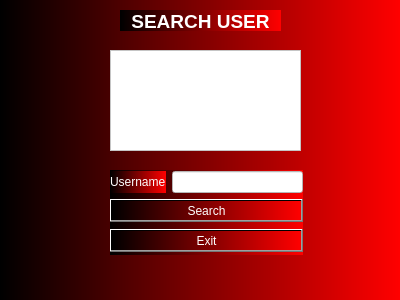
<?xml version="1.0" encoding="UTF-8"?>
<ui version="4.0">
 <class>adminSearchUser</class>
 <widget class="QDialog" name="adminSearchUser">
  <property name="geometry">
   <rect>
    <x>0</x>
    <y>0</y>
    <width>400</width>
    <height>300</height>
   </rect>
  </property>
  <property name="windowTitle">
   <string>Dialog</string>
  </property>
  <property name="styleSheet">
   <string notr="true">font: 8pt &quot;MS Reference Sans Serif&quot;;
background-color: qlineargradient(spread:pad, x1:0, y1:0, x2:1, y2:0, stop:0 rgba(0, 0, 0), stop:1 rgba(255, 0, 0));
color: rgb(255, 255, 255);</string>
  </property>
  <widget class="QTextBrowser" name="textBrowser_Show">
   <property name="geometry">
    <rect>
     <x>110</x>
     <y>50</y>
     <width>191</width>
     <height>101</height>
    </rect>
   </property>
   <property name="styleSheet">
    <string notr="true">color: rgb(0, 0, 0);
background-color: rgb(255, 255, 255);</string>
   </property>
   <property name="html">
    <string>&lt;!DOCTYPE HTML PUBLIC &quot;-//W3C//DTD HTML 4.0//EN&quot; &quot;http://www.w3.org/TR/REC-html40/strict.dtd&quot;&gt;
&lt;html&gt;&lt;head&gt;&lt;meta name=&quot;qrichtext&quot; content=&quot;1&quot; /&gt;&lt;style type=&quot;text/css&quot;&gt;
p, li { white-space: pre-wrap; }
&lt;/style&gt;&lt;/head&gt;&lt;body style=&quot; font-family:'MS Reference Sans Serif'; font-size:8pt; font-weight:400; font-style:normal;&quot;&gt;
&lt;p style=&quot;-qt-paragraph-type:empty; margin-top:0px; margin-bottom:0px; margin-left:0px; margin-right:0px; -qt-block-indent:0; text-indent:0px; font-family:'MS Shell Dlg 2'; font-size:8.25pt;&quot;&gt;&lt;br /&gt;&lt;/p&gt;&lt;/body&gt;&lt;/html&gt;</string>
   </property>
  </widget>
  <widget class="QWidget" name="layoutWidget">
   <property name="geometry">
    <rect>
     <x>110</x>
     <y>170</y>
     <width>193</width>
     <height>85</height>
    </rect>
   </property>
   <layout class="QVBoxLayout" name="verticalLayout_2">
    <item>
     <layout class="QVBoxLayout" name="verticalLayout">
      <item>
       <layout class="QHBoxLayout" name="horizontalLayout">
        <item>
         <widget class="QLabel" name="label">
          <property name="text">
           <string>Username</string>
          </property>
         </widget>
        </item>
        <item>
         <widget class="QLineEdit" name="lineEdit_Username">
          <property name="styleSheet">
           <string notr="true">background-color: rgb(255, 255, 255);
color: rgb(0, 0, 0);</string>
          </property>
         </widget>
        </item>
       </layout>
      </item>
      <item>
       <widget class="QPushButton" name="pushButton_Search">
        <property name="text">
         <string>Search</string>
        </property>
       </widget>
      </item>
     </layout>
    </item>
    <item>
     <widget class="QPushButton" name="pushButton_Exit2">
      <property name="text">
       <string>Exit</string>
      </property>
     </widget>
    </item>
   </layout>
  </widget>
  <widget class="QLabel" name="label_2">
   <property name="geometry">
    <rect>
     <x>120</x>
     <y>10</y>
     <width>161</width>
     <height>21</height>
    </rect>
   </property>
   <property name="text">
    <string>&lt;html&gt;&lt;head/&gt;&lt;body&gt;&lt;p align=&quot;center&quot;&gt;&lt;span style=&quot; font-size:14pt; font-weight:600;&quot;&gt;SEARCH USER&lt;/span&gt;&lt;/p&gt;&lt;/body&gt;&lt;/html&gt;</string>
   </property>
  </widget>
 </widget>
 <resources/>
 <connections/>
</ui>
